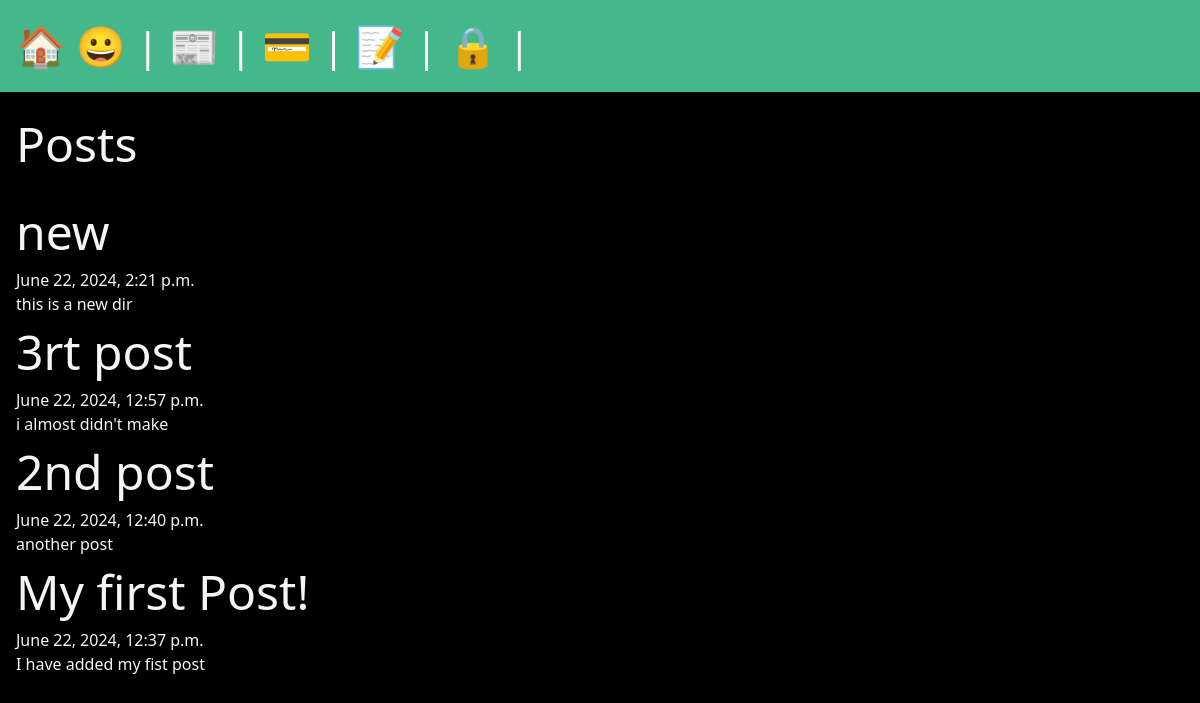
/posts/, run on the app's committed database.
### posts/models.py (models this page shows, shortened)
class Post(models.Model):
    title = models.CharField(max_length=255)
    body=models.TextField()
    slug=models.SlugField()
    date = models.DateTimeField(auto_now_add=True)
    banner = models.ImageField(default='fallback.png', upload_to='banners/')
    author = models.ForeignKey(User, on_delete=models.CASCADE, default=None)

### posts/views.py (the view)
# urls.py: path('', views.posts_list, name='list'),
def posts_list(request):
    posts=Post.objects.all().order_by('-date')
    return render(request, 'posts/post_list.html',{'posts':posts})

### posts/templates/posts/post_list.html (shortened to what this page needs)
{% extends 'layout.html' %}
{% block content %}
    <section>
        <h1>Posts<h1/>
        {% for post in posts %}
            <article>
                <h2>
                    <a href="{% url 'posts:post' slug=post.slug %}">
                        {{post.title}}
                    </a>
                </h2>
                <p>{{post.date}}<p/>
                <p>{{post.body}}<p/>
            </article>
        {% endfor %}
    </section>
{% endblock %}

### static/css/style.css (style rules this page uses)
* { margin: 0; padding: 0; box-sizing: border-box; }
body { min-height: 100vh; background-color: black; color: whitesmoke; font-size: 3rem; }
section { display: flex; flex-flow: column; gap: 1rem; }
h2 { font-size: 2.5rem; }
p { font-size: 1rem; }
a { text-decoration: none; color: #81dbb8; }

### data on the page
Post: title "new", date "June 22, 2024, 2:21 p.m.", body "this is a new dir"
Post: title "3rt post", date "June 22, 2024, 12:57 p.m.", body "i almost didn't make"
Post: title "2nd post", date "June 22, 2024, 12:40 p.m.", body "another post"
Post: title "My first Post!", date "June 22, 2024, 12:37 p.m.", body "I have added my fist post"
